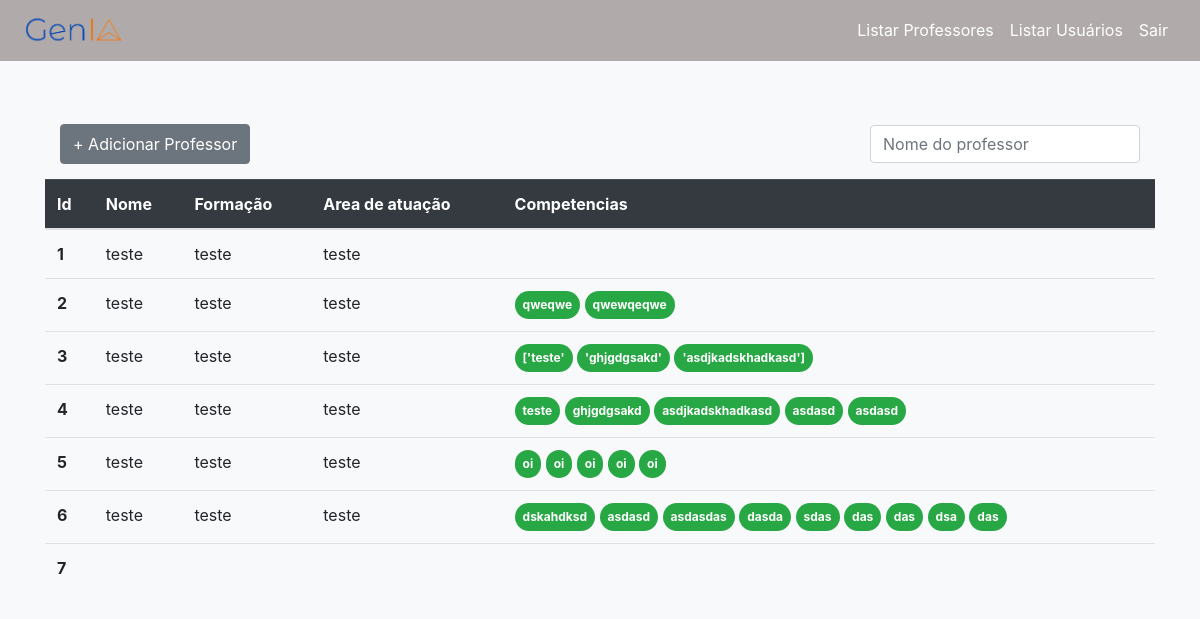
Page /list-teachers/ (signed in) on the earlier database version.
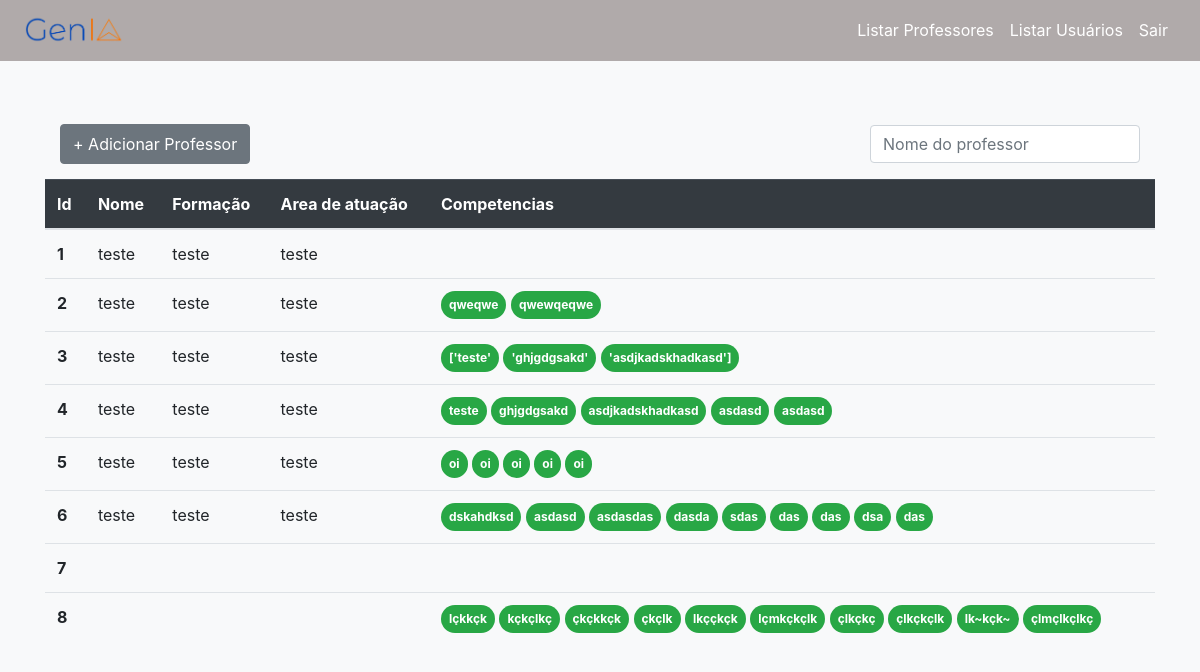
Same page on the later database version.
### chatbot/models.py (models this page shows, shortened)
class Teacher(models.Model):
    name = models.CharField(max_length=255)
    education = models.CharField(max_length=255)
    area = models.CharField(max_length=255)
    competency = models.CharField(max_length=255)

### chatbot/views.py (the view)
# urls.py: path('list-teachers/', views.list_teachers, name='list-teachers'),
@login_required(redirect_field_name='login')
def list_teachers(request):
    teachers = Teacher.objects.all()
    for teacher in teachers:
        teacher.competency = teacher.competency.split(',')
    return render(request, 'chatbot/list_teachers.html', {'teachers':teachers})

### chatbot/templates/chatbot/list_teachers.html (shortened to what this page needs)
{% load static %}
<!DOCTYPE html>
<html lang="pt-br">
  <head>
    <link
      href="https://maxcdn.bootstrapcdn.com/bootstrap/4.5.2/css/bootstrap.min.css"
      rel="stylesheet"
    />
    <link rel="stylesheet" href="{% static 'css/style.css' %}" />
  </head>
  <body>
    <nav class="navbar navbar-expand-lg navbar-light px-4">
      <a class="navbar-brand text-white" href="{% url 'chat_view' %}"
        ><img class="logo" src="{% static 'img/logo-transparent.png' %}" alt=""
      /></a>
      <div class="collapse navbar-collapse" id="navbarNav">
        <ul class="navbar-nav ml-auto">
          {% if request.user.is_superuser %}
          <li class="nav-item">
            <a class="nav-link text-white" href="{% url 'list-teachers' %}"
              >Listar Professores</a
            >
          </li>
          <li class="nav-item">
            <a class="nav-link text-white" href="{% url 'list-users' %}"
              >Listar Usuários</a
            >
          </li>
          {% endif %}
          <li class="nav-item">
            <a class="nav-link text-white" href="{% url 'logout' %}">Sair</a>
          </li>
        </ul>
      </div>
    </nav>
    <div class="container my-5">
      <div class="container align-items-center d-flex justify-content-between">
        <button
          type="button"
          class="btn btn-secondary"
          style="height: 40px"
          data-bs-toggle="modal"
          data-bs-target="#exampleModal"
        >
          + Adicionar Professor
        </button>
        <input
          class="form-control my-3 w-25 position-right"
          id="myInput"
          type="text"
          placeholder="Nome do professor"
        />
      </div>
      <table class="table">
        <thead class="table-dark">
          <tr>
            <th scope="col">Id</th>
            <th scope="col">Nome</th>
            <th scope="col">Formação</th>
            <th scope="col">Area de atuação</th>
            <th scope="col">Competencias</th>
          </tr>
        </thead>
        <tbody id="myTable">
          {% for teacher in teachers %}
          <tr>
            <th scope="row">{{teacher.id}}</th>
            <td>{{teacher.name}}</td>
            <td>{{teacher.education}}</td>
            <td>{{teacher.area}}</td>
            <td>
                {% for items in teacher.competency %}
                   <div class="badge badge-pill badge-success p-2">{{items}}</div>
                {% endfor %}
            </td>
          </tr>
          {% endfor %}
        </tbody>
      </table>
    </div>
  </body>
</html>

### templates/static/css/style.css (style rules this page uses)
* { margin: 0; padding: 0; box-sizing: border-box; }
.logo { width: 100px; height: auto; }
body { background-color: #f8f9fa; height: 100vh; }
.navbar { background-color: #8f8585ad; }
.navbar .nav-link { color: white !important; }

Differences in the rows shown:
added Teacher: id "8", competency "lçkkçk" "kçkçlkç" "çkçkkçk" "çkçlk" "lkççkçk" "lçmkçkçlk" "çlkçkç" "çlkçkçlk" "lk~kçk~" "çlmçlkçlkç"
